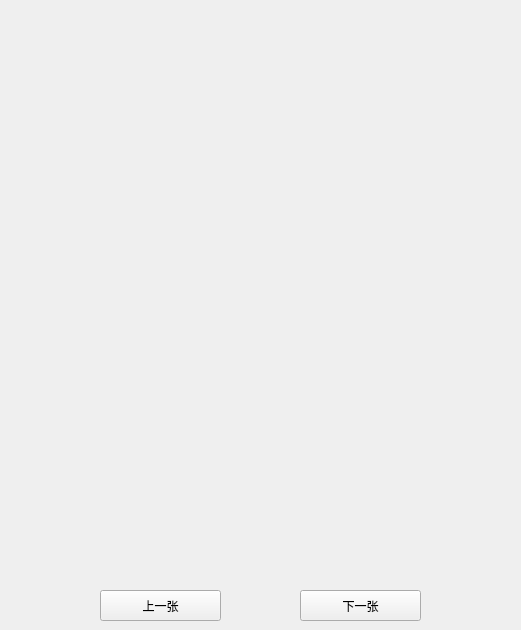
<?xml version="1.0" encoding="UTF-8"?>
<ui version="4.0">
 <class>Form</class>
 <widget class="QWidget" name="Form">
  <property name="geometry">
   <rect>
    <x>0</x>
    <y>0</y>
    <width>521</width>
    <height>630</height>
   </rect>
  </property>
  <property name="windowTitle">
   <string>Form</string>
  </property>
  <widget class="QLabel" name="label">
   <property name="geometry">
    <rect>
     <x>53</x>
     <y>1</y>
     <width>411</width>
     <height>591</height>
    </rect>
   </property>
   <property name="text">
    <string/>
   </property>
  </widget>
  <widget class="QPushButton" name="pushButton">
   <property name="geometry">
    <rect>
     <x>100</x>
     <y>590</y>
     <width>121</width>
     <height>31</height>
    </rect>
   </property>
   <property name="text">
    <string>上一张</string>
   </property>
  </widget>
  <widget class="QPushButton" name="pushButton_2">
   <property name="geometry">
    <rect>
     <x>300</x>
     <y>590</y>
     <width>121</width>
     <height>31</height>
    </rect>
   </property>
   <property name="text">
    <string>下一张</string>
   </property>
  </widget>
 </widget>
 <resources/>
 <connections/>
</ui>
